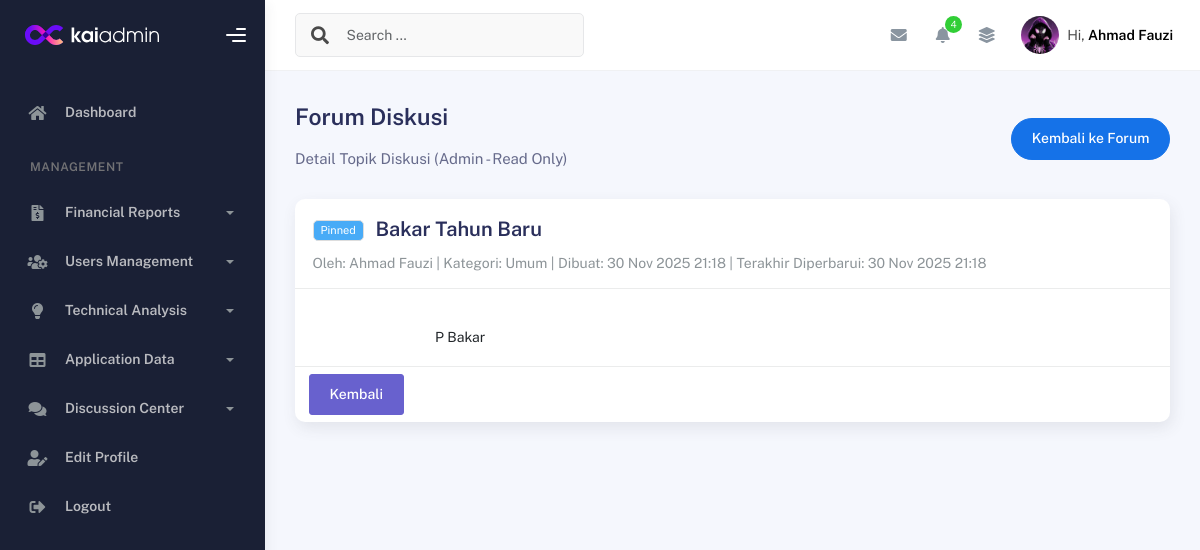
Screenshot of /admin/view_topic.php?id=3 (signed in) with the database file from the repository.
### tables this page shows
CREATE TABLE `discussion_topics` (
  `id` int NOT NULL,
  `user_id` int NOT NULL,
  `category_id` int NOT NULL,
  `title` varchar(255) NOT NULL,
  `content` text NOT NULL,
  `is_pinned` tinyint(1) DEFAULT '0',
  `created_at` timestamp NULL DEFAULT CURRENT_TIMESTAMP,
  `updated_at` timestamp NULL DEFAULT CURRENT_TIMESTAMP ON UPDATE CURRENT_TIMESTAMP
);

CREATE TABLE `user` (
  `id_user` int NOT NULL,
  `nama_lengkap` varchar(100) NOT NULL,
  `username` varchar(50) NOT NULL,
  `password` varchar(255) NOT NULL,
  `role` enum('admin','operator','user') NOT NULL,
  `status` enum('aktif','nonaktif') DEFAULT 'aktif',
  `profile_picture` varchar(255) DEFAULT NULL,
  `created_at` timestamp NULL DEFAULT CURRENT_TIMESTAMP,
  `background_picture` varchar(255) DEFAULT NULL
);

CREATE TABLE `discussion_categories` (
  `id` int NOT NULL,
  `name` varchar(50) NOT NULL,
  `description` text,
  `created_at` timestamp NULL DEFAULT CURRENT_TIMESTAMP,
  `updated_at` timestamp NULL DEFAULT CURRENT_TIMESTAMP ON UPDATE CURRENT_TIMESTAMP
);

### admin/view_topic.php (the view, shortened to what this page needs)
<?php
include '../config/database.php';
$topic = null;
if (isset($_GET['id'])) {
    $topic_id = mysqli_real_escape_string($conn, $_GET['id']);
    $query_topic = "SELECT
                        dt.id,
                        dt.title,
                        dt.content,
                        dt.is_pinned,
                        dt.created_at,
                        dt.updated_at,
                        u.nama_lengkap AS author_name,
                        dc.name AS category_name
                     FROM
                        discussion_topics dt
                     JOIN
                        user u ON dt.user_id = u.id_user
                     JOIN
                        discussion_categories dc ON dt.category_id = dc.id
                     WHERE
                        dt.id = '$topic_id'";
    $result_topic = mysqli_query($conn, $query_topic);
    if ($result_topic && mysqli_num_rows($result_topic) > 0) {
        $topic = mysqli_fetch_assoc($result_topic);
    }
}
?>
<!DOCTYPE html>
<html lang="en">
<head>
    <link rel="stylesheet" href="../assets/css/bootstrap.min.css" />
    <link rel="stylesheet" href="../assets/css/plugins.min.css" />
    <link rel="stylesheet" href="../assets/css/kaiadmin.min.css" />
    <link rel="stylesheet" href="../assets/css/demo.css" />
</head>
<body>
    <div class="wrapper">
        <?php include 'layout_admin/sidebar.php'; ?>
        <div class="main-panel">
            <div class="main-header">
                <?php include 'layout_admin/navbar.php'; ?>
            </div>
            <div class="container">
                <div class="page-inner">
                    <div class="d-flex align-items-left align-items-md-center flex-column flex-md-row pt-2 pb-4">
                        <div>
                            <h3 class="fw-bold mb-3">Forum Diskusi</h3>
                            <h6 class="op-7 mb-2">Detail Topik Diskusi (Admin - Read Only)</h6>
                        </div>
                        <div class="ms-md-auto py-2 py-md-0">
                            <a href="index_forum.php" class="btn btn-primary btn-round">Kembali ke Forum</a>
                        </div>
                    </div>
                    <div class="row">
                        <div class="col-md-12">
                            <div class="card">
                                <div class="card-header">
                                    <div class="card-title">
                                        <?php if ($topic['is_pinned']) : ?>
                                            <span class="badge bg-info me-2">Pinned</span>
                                        <?php endif; ?>
                                        <?= htmlspecialchars($topic['title']) ?>
                                    </div>
                                    <div class="card-category">
                                        Oleh: <?= htmlspecialchars($topic['author_name']) ?> | Kategori: <?= htmlspecialchars($topic['category_name']) ?> | Dibuat: <?= date('d M Y H:i', strtotime($topic['created_at'])) ?> | Terakhir Diperbarui: <?= date('d M Y H:i', strtotime($topic['updated_at'])) ?>
                                    </div>
                                </div>
                                <div class="card-body content-body">
                                    <?= nl2br(htmlspecialchars($topic['content'])) ?>
                                </div>
                                <div class="card-footer">
                                    <a href="index_forum.php" class="btn btn-secondary">Kembali</a>
                                </div>
                            </div>
                        </div>
                    </div>
                </div>
            </div>
            <?php include 'layout_admin/footer.php'; ?>
        </div>
    </div>
</body>
</html>

### admin/view_topic.php (style rules this page uses)
.content-body { white-space: pre-wrap; text-align: left; }

### admin/layout_admin/footer.php (style rules this page uses)
.main-panel { display: flex; flex-direction: column; min-height: 100vh; }
.main-panel>.container, .main-panel>.page-inner, .main-panel>.main-content { flex: 1 0 auto; }

### rows the page displays
discussion_topics: title "Bakar Tahun Baru", user.nama_lengkap "Ahmad Fauzi", category.name "Umum", created_at "30 Nov 2025 21:18", updated_at "30 Nov 2025 21:18", content "P Bakar"

### other values shown
$display_name "Ahmad Fauzi"
